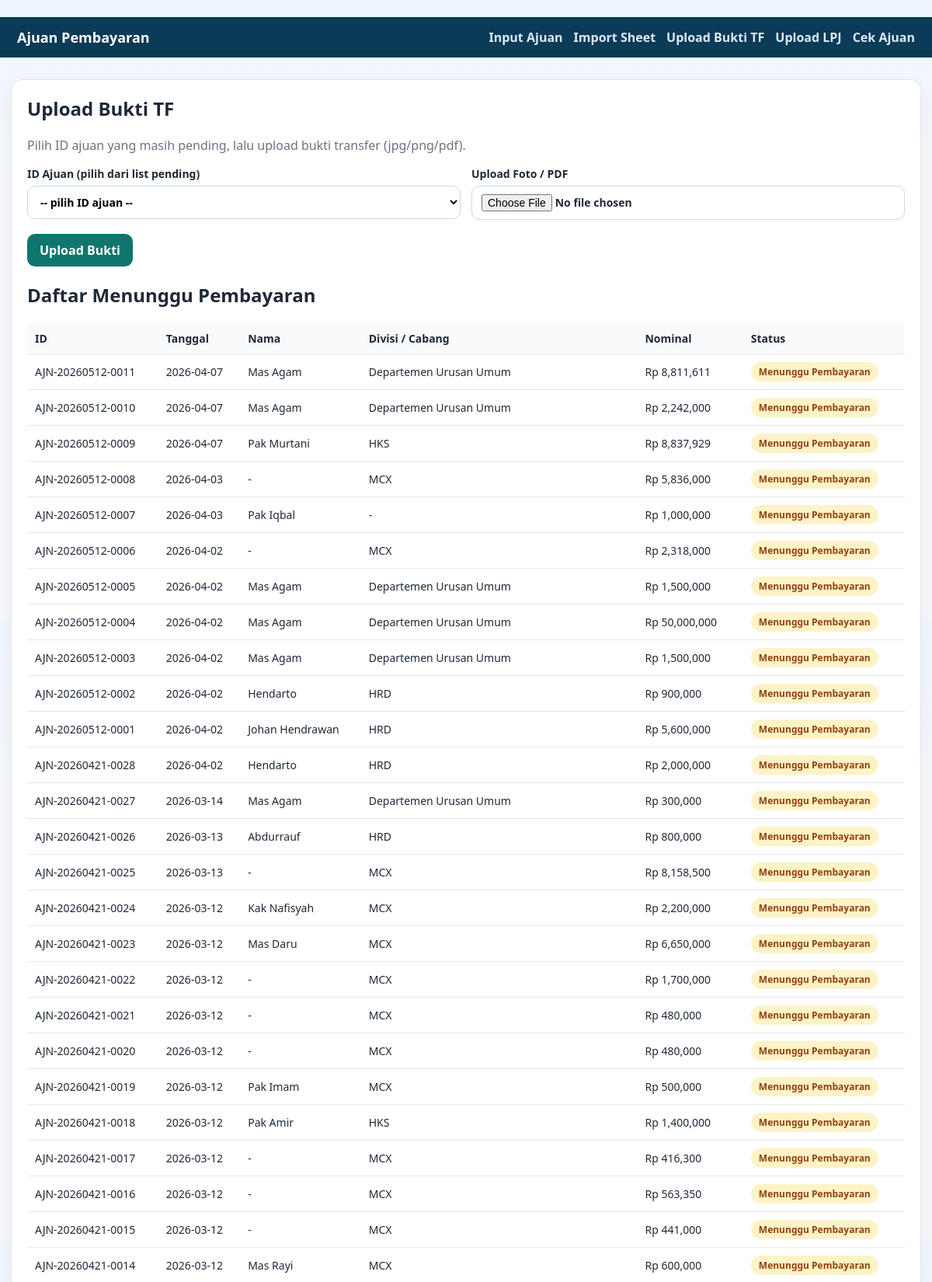
Screenshot of /upload-bukti (upper part) with the database file from the repository.
### tables this page shows
CREATE TABLE ajuan (
    id_ajuan TEXT PRIMARY KEY,
    tanggal_ajuan TEXT NOT NULL,
    nama_pengaju TEXT NOT NULL,
    divisi_cabang TEXT NOT NULL,
    jenis_ajuan TEXT NOT NULL,
    nominal REAL NOT NULL,
    keterangan TEXT,
    status TEXT NOT NULL DEFAULT 'Menunggu Pembayaran',
    link_bukti_transfer TEXT,
    wajib_lpj INTEGER NOT NULL DEFAULT 1,
    tanggal_jatuh_tempo_lpj TEXT,
    status_lpj TEXT NOT NULL DEFAULT 'Belum Upload',
    link_lpj TEXT,
    created_at TEXT NOT NULL,
    updated_at TEXT NOT NULL
, link_memo_ajuan TEXT, nominal_realisasi REAL, nama_penerima_dana TEXT, nomor_memo TEXT, perihal TEXT);

### script/app.py (the view, shortened to what this page needs)
@app.route("/upload-bukti", methods=["GET", "POST"])
def upload_bukti_tf():
    pending = list_ajuan(status="Menunggu Pembayaran")
    return render_template("upload_bukti.html", pending=pending)

### script/db.py (called while the page is built)
def get_connection() -> sqlite3.Connection:
    conn = sqlite3.connect(DB_FILE)
    conn.row_factory = sqlite3.Row
    return conn

### ui/templates/upload_bukti.html (shortened to what this page needs)
﻿{% extends 'base.html' %}
{% block content %}
<section class="card">
  <h1>Upload Bukti TF</h1>
  <p class="sub">Pilih ID ajuan yang masih pending, lalu upload bukti transfer (jpg/png/pdf).</p>
  <form method="post" enctype="multipart/form-data" class="grid-form">
    <label>ID Ajuan (pilih dari list pending)
      <select name="id_ajuan" required>
        <option value="">-- pilih ID ajuan --</option>
      </select>
    </label>
    <label>Upload Foto / PDF
      <input type="file" name="file_bukti" accept=".jpg,.jpeg,.png,.pdf" required>
    </label>
    <div class="full actions">
      <button type="submit">Upload Bukti</button>
    </div>
  </form>
  <h2>Daftar Menunggu Pembayaran</h2>
  <div class="table-wrap">
    <table>
      <thead>
        <tr>
          <th>ID</th>
          <th>Tanggal</th>
          <th>Nama</th>
          <th>Divisi / Cabang</th>
          <th>Nominal</th>
          <th>Status</th>
        </tr>
      </thead>
      <tbody>
        {% for item in pending %}
          <tr>
            <td>{{ item.id_ajuan }}</td>
            <td>{{ item.tanggal_ajuan }}</td>
            <td>{{ item.nama_pengaju }}</td>
            <td>{{ item.divisi_cabang }}</td>
            <td>Rp {{ '{:,.0f}'.format(item.nominal) }}</td>
            <td><span class="badge pending">{{ item.status }}</span></td>
          </tr>
        {% else %}
          <tr><td colspan="6">Tidak ada data pending.</td></tr>
        {% endfor %}
      </tbody>
    </table>
  </div>
</section>
{% endblock %}

### ui/templates/base.html (shortened to what this page needs)
﻿<!doctype html>
<html lang="id">
<head>
  <link rel="stylesheet" href="{{ url_for('static', filename='style.css') }}" />
</head>
<body>
  <header class="topbar">
    <div class="brand">Ajuan Pembayaran</div>
    <nav>
      <a href="{{ url_for('input_ajuan') }}">Input Ajuan</a>
      <a href="{{ url_for('import_sheet') }}">Import Sheet</a>
      <a href="{{ url_for('upload_bukti_tf') }}">Upload Bukti TF</a>
      <a href="{{ url_for('upload_lpj_page') }}">Upload LPJ</a>
      <a href="{{ url_for('cek_ajuan') }}">Cek Ajuan</a>
    </nav>
  </header>
  <main class="container">
    {% block content %}{% endblock %}
  </main>
</body>
</html>

### ui/static/style.css (style rules this page uses)
* { box-sizing: border-box; }
body { margin: 0; font-family: "Segoe UI", Tahoma, Geneva, Verdana, sans-serif; background: linear-gradient(180deg, #eff6ff 0%, var(--bg) 28%); color: var(--text); }
.topbar { display: flex; justify-content: space-between; align-items: center; padding: 14px 22px; background: #0b3b56; color: #fff; }
.topbar .brand { font-size: 18px; font-weight: 700; }
.topbar nav { display: flex; gap: 14px; flex-wrap: wrap; }
.topbar a { color: #dbeafe; text-decoration: none; font-weight: 600; }
.container { max-width: 1200px; margin: 28px auto; padding: 0 14px; }
.card { background: var(--card); border: 1px solid var(--line); border-radius: 14px; padding: 20px; box-shadow: 0 10px 26px rgba(15, 23, 42, 0.05); }
h1 { margin-top: 0; }
.sub { color: var(--muted); margin-bottom: 16px; }
.grid-form { display: grid; grid-template-columns: repeat(2, minmax(0, 1fr)); gap: 14px; }
.grid-form .full { grid-column: 1 / -1; }
label { display: flex; flex-direction: column; gap: 6px; font-size: 14px; font-weight: 600; }
input, textarea, select, button { font: inherit; }
input, textarea, select { width: 100%; border: 1px solid #cfd8e3; border-radius: 10px; padding: 10px 12px; background: #fff; }
button { border: none; border-radius: 10px; padding: 10px 16px; background: var(--primary); color: #fff; font-weight: 700; cursor: pointer; }
.actions { margin-top: 4px; }
.table-wrap { overflow-x: auto; }
table { width: 100%; border-collapse: collapse; min-width: 1050px; }
th, td { border-bottom: 1px solid var(--line); padding: 10px; text-align: left; font-size: 14px; }
th { background: #f9fafb; }
.badge { border-radius: 999px; font-size: 12px; padding: 4px 10px; font-weight: 700; display: inline-block; }
.badge.pending { background: #fef3c7; color: #92400e; }

### rows the page displays
ajuan: id_ajuan "AJN-20260512-0011", tanggal_ajuan "2026-04-07", nama_pengaju "Mas Agam", divisi_cabang "Departemen Urusan Umum", nominal "8,811,611", status "Menunggu Pembayaran"
ajuan: id_ajuan "AJN-20260512-0010", tanggal_ajuan "2026-04-07", nama_pengaju "Mas Agam", divisi_cabang "Departemen Urusan Umum", nominal "2,242,000", status "Menunggu Pembayaran"
ajuan: id_ajuan "AJN-20260512-0009", tanggal_ajuan "2026-04-07", nama_pengaju "Pak Murtani", divisi_cabang "HKS", nominal "8,837,929", status "Menunggu Pembayaran"
ajuan: id_ajuan "AJN-20260512-0008", tanggal_ajuan "2026-04-03", nama_pengaju "-", divisi_cabang "MCX", nominal "5,836,000", status "Menunggu Pembayaran"
ajuan: id_ajuan "AJN-20260512-0007", tanggal_ajuan "2026-04-03", nama_pengaju "Pak Iqbal", divisi_cabang "-", nominal "1,000,000", status "Menunggu Pembayaran"
ajuan: id_ajuan "AJN-20260512-0006", tanggal_ajuan "2026-04-02", nama_pengaju "-", divisi_cabang "MCX", nominal "2,318,000", status "Menunggu Pembayaran"
ajuan: id_ajuan "AJN-20260512-0005", tanggal_ajuan "2026-04-02", nama_pengaju "Mas Agam", divisi_cabang "Departemen Urusan Umum", nominal "1,500,000", status "Menunggu Pembayaran"
ajuan: id_ajuan "AJN-20260512-0004", tanggal_ajuan "2026-04-02", nama_pengaju "Mas Agam", divisi_cabang "Departemen Urusan Umum", nominal "50,000,000", status "Menunggu Pembayaran"
ajuan: id_ajuan "AJN-20260512-0003", tanggal_ajuan "2026-04-02", nama_pengaju "Mas Agam", divisi_cabang "Departemen Urusan Umum", nominal "1,500,000", status "Menunggu Pembayaran"
ajuan: id_ajuan "AJN-20260512-0002", tanggal_ajuan "2026-04-02", nama_pengaju "Hendarto", divisi_cabang "HRD", nominal "900,000", status "Menunggu Pembayaran"
ajuan: id_ajuan "AJN-20260512-0001", tanggal_ajuan "2026-04-02", nama_pengaju "Johan Hendrawan", divisi_cabang "HRD", nominal "5,600,000", status "Menunggu Pembayaran"
ajuan: id_ajuan "AJN-20260421-0028", tanggal_ajuan "2026-04-02", nama_pengaju "Hendarto", divisi_cabang "HRD", nominal "2,000,000", status "Menunggu Pembayaran"
ajuan: id_ajuan "AJN-20260421-0027", tanggal_ajuan "2026-03-14", nama_pengaju "Mas Agam", divisi_cabang "Departemen Urusan Umum", nominal "300,000", status "Menunggu Pembayaran"
ajuan: id_ajuan "AJN-20260421-0026", tanggal_ajuan "2026-03-13", nama_pengaju "Abdurrauf", divisi_cabang "HRD", nominal "800,000", status "Menunggu Pembayaran"
ajuan: id_ajuan "AJN-20260421-0025", tanggal_ajuan "2026-03-13", nama_pengaju "-", divisi_cabang "MCX", nominal "8,158,500", status "Menunggu Pembayaran"
ajuan: id_ajuan "AJN-20260421-0024", tanggal_ajuan "2026-03-12", nama_pengaju "Kak Nafisyah", divisi_cabang "MCX", nominal "2,200,000", status "Menunggu Pembayaran"
ajuan: id_ajuan "AJN-20260421-0023", tanggal_ajuan "2026-03-12", nama_pengaju "Mas Daru", divisi_cabang "MCX", nominal "6,650,000", status "Menunggu Pembayaran"
ajuan: id_ajuan "AJN-20260421-0022", tanggal_ajuan "2026-03-12", nama_pengaju "-", divisi_cabang "MCX", nominal "1,700,000", status "Menunggu Pembayaran"
ajuan: id_ajuan "AJN-20260421-0021", tanggal_ajuan "2026-03-12", nama_pengaju "-", divisi_cabang "MCX", nominal "480,000", status "Menunggu Pembayaran"
ajuan: id_ajuan "AJN-20260421-0020", tanggal_ajuan "2026-03-12", nama_pengaju "-", divisi_cabang "MCX", nominal "480,000", status "Menunggu Pembayaran"
ajuan: id_ajuan "AJN-20260421-0019", tanggal_ajuan "2026-03-12", nama_pengaju "Pak Imam", divisi_cabang "MCX", nominal "500,000", status "Menunggu Pembayaran"
ajuan: id_ajuan "AJN-20260421-0018", tanggal_ajuan "2026-03-12", nama_pengaju "Pak Amir", divisi_cabang "HKS", nominal "1,400,000", status "Menunggu Pembayaran"
ajuan: id_ajuan "AJN-20260421-0017", tanggal_ajuan "2026-03-12", nama_pengaju "-", divisi_cabang "MCX", nominal "416,300", status "Menunggu Pembayaran"
ajuan: id_ajuan "AJN-20260421-0016", tanggal_ajuan "2026-03-12", nama_pengaju "-", divisi_cabang "MCX", nominal "563,350", status "Menunggu Pembayaran"
ajuan: id_ajuan "AJN-20260421-0015", tanggal_ajuan "2026-03-12", nama_pengaju "-", divisi_cabang "MCX", nominal "441,000", status "Menunggu Pembayaran"
ajuan: id_ajuan "AJN-20260421-0014", tanggal_ajuan "2026-03-12", nama_pengaju "Mas Rayi", divisi_cabang "MCX", nominal "600,000", status "Menunggu Pembayaran"
